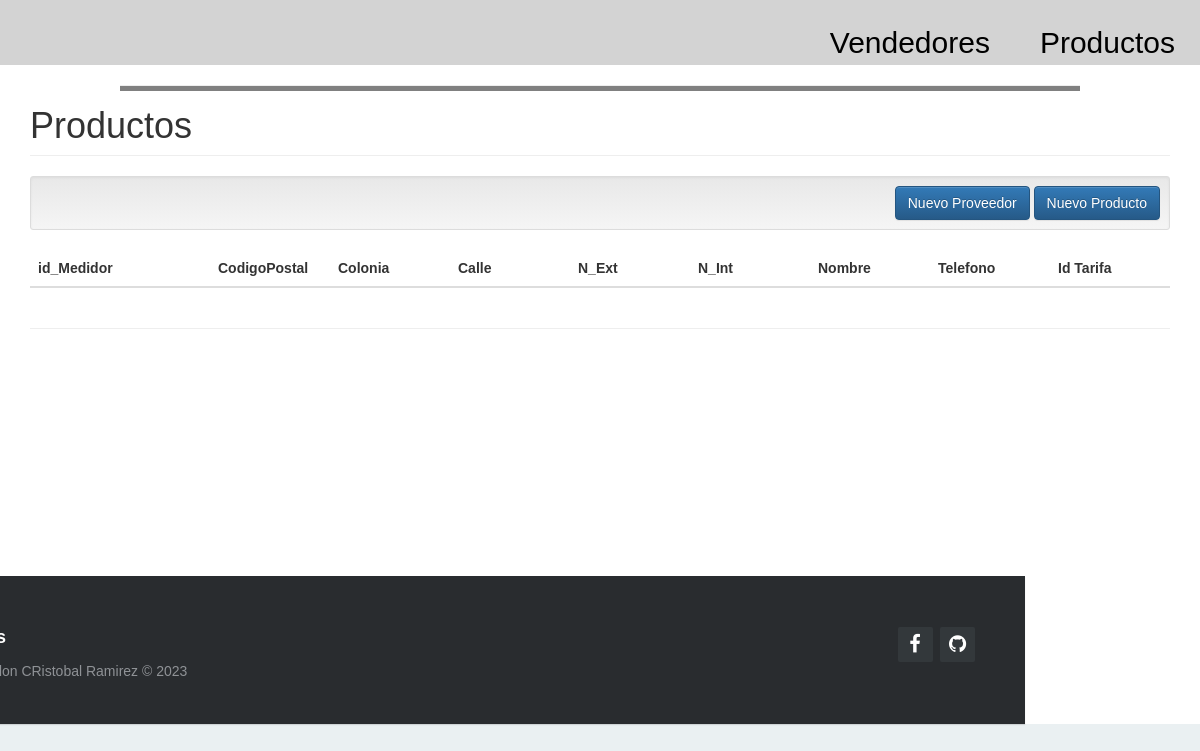
Before: /index.php?c=producto with the older database file.
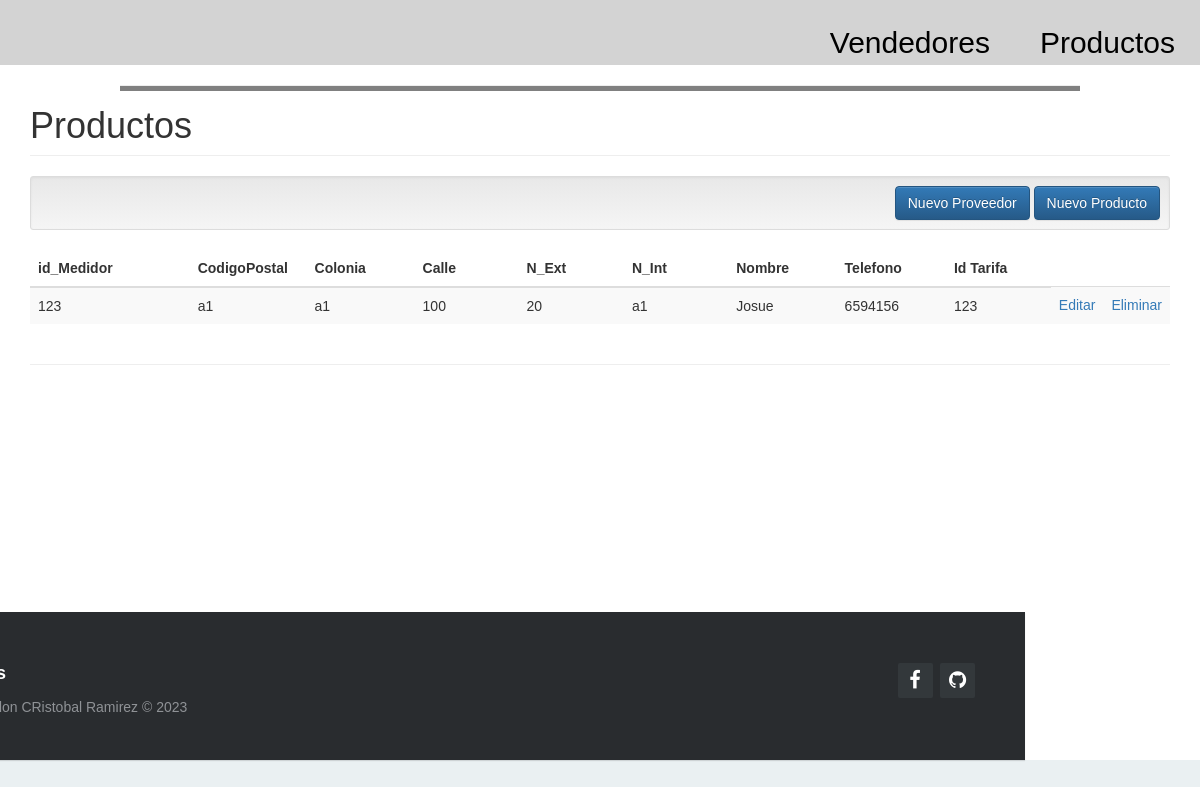
After: the same page with the newer database file.
### tables this page shows
CREATE TABLE `productos` (
  `id_Medidor` int(11) NOT NULL,
  `CodigoPostal` varchar(50) NOT NULL,
  `Colonia` varchar(100) NOT NULL,
  `Calle` varchar(100) NOT NULL,
  `N_Ext` int(11) NOT NULL,
  `N_Int` varchar(500) NOT NULL,
  `Nombre` varchar(100) NOT NULL,
  `Telefono` varchar(200) NOT NULL,
  `id_Vendedor` int(11) NOT NULL
);

### Controller/producto.controller.php (called while the page is built, shortened)
<?php
require_once 'model/producto.php';
class ProductoController{
    public function __CONSTRUCT(){
        $this->model = new Productos();
    }
    public function Index(){
        require_once 'view/header.php';
        require_once 'view/producto/producto.php';
        require_once 'view/footer.php';
    }
}

### Model/database.php (called while the page is built)
<?php
class Database
{
    public static function Conectar()
    {
        $pdo = new PDO('mysql:host=localhost;dbname=bd_sabritas;charset=utf8', 'root', '');
        $pdo->setAttribute(PDO::ATTR_ERRMODE, PDO::ERRMODE_EXCEPTION);
        return $pdo;
    }
}

### Model/producto.php (called while the page is built, shortened)
<?php
class Productos
{
	private $pdo;
	public function __CONSTRUCT()
	{
		try
		{
			$this->pdo = Database::Conectar();
		}
		catch(Exception $e)
		{
			die($e->getMessage());
		}
	}
	public function Listar()
	{
		try
		{
			$stm = $this->pdo->prepare("SELECT * FROM Productos");
			$stm->execute();
			return $stm->fetchAll(PDO::FETCH_OBJ);
		}
		catch(Exception $e)
		{
			die($e->getMessage());
		}
	}
}

### View/producto/producto.php (the view)
<h1 class="page-header">Productos </h1>
<div class="well well-sm text-right">
    <a class="btn btn-primary" href="?c=Vendedores&a=Nuevo">Nuevo Proveedor</a>
    <a class="btn btn-primary" href="?c=producto&a=Nuevo">Nuevo Producto</a>
</div>
<table class="table table-striped">
    <thead>
        <tr>
            <th style="width:180px;">id_Medidor</th>
            <th style="width:120px;">CodigoPostal</th>
            <th style="width:120px;">Colonia</th>
            <th style="width:120px;">Calle</th>
            <th style="width:120px;">N_Ext</th>
            <th style="width:120px;">N_Int</th>
            <th style="width:120px;">Nombre</th>
            <th style="width:120px;">Telefono</th>
            <th style="width:120px;">Id Tarifa</th>
        </tr>
    </thead>
    <tbody>
    <?php foreach($this->model->Listar() as $r): ?>
        <tr>
            <td><?php echo $r->id_Medidor; ?></td>
            <td><?php echo $r->CodigoPostal; ?></td>
            <td><?php echo $r->Colonia; ?></td>
            <td><?php echo $r->Calle; ?></td>
            <td><?php echo $r->N_Ext; ?></td>
            <td><?php echo $r->N_Int; ?></td>
            <td><?php echo $r->Nombre; ?></td>
            <td><?php echo $r->Telefono; ?></td>
            <td><?php echo $r->id_Vendedor; ?></td>
            <td>
                <a href="?c=producto&a=Crud&id_Medidor=<?php echo $r->id_Medidor; ?>">Editar</a>
            </td>
            <td>
                <a onclick="javascript:return confirm('¿Seguro de eliminar este registro?');" href="?c=producto&a=Eliminar&id_Medidor=<?php echo $r->id_Medidor; ?>">Eliminar</a>
            </td>
        </tr>
    <?php endforeach; ?>
    </tbody>
</table>

### index.php (shortened to what this page needs)
<?php
  require_once 'model/database.php';
  $controller = 'Vendedores';
  if(!isset($_REQUEST['c']))
  {
    require_once "controller/$controller.controller.php";
    $controller = ucwords($controller) . 'Controller';
    $controller = new $controller;
    $controller->Index();
  }
  else
  {
    $accion = isset($_REQUEST['a']) ? $_REQUEST['a'] : 'Index';
    $controller = new $controller;
    call_user_func( array( $controller, $accion ) );
  }

### View/header.php (shortened to what this page needs)
<!DOCTYPE html>
<html lang="es">
	<head>
        <link rel="stylesheet" href="assets/css/bootstrap.min.css" />
        <link rel="stylesheet" href="assets/css/bootstrap-theme.min.css" />
        <link rel="stylesheet" href="assets/js/jquery-ui/jquery-ui.min.css" />
        <link rel="stylesheet" href="assets/css/style.css" />
        <link rel="stylesheet" href="assets/css/demo.css">
	      <link rel="stylesheet" href="assets/css/footer-distributed.css">
				<link rel="stylesheet" href="http://maxcdn.bootstrapcdn.com/font-awesome/4.2.0/css/font-awesome.min.css">
	</head>
    <body>
    <header>
        <nav>
            <a href="index.php">Vendedores</a>
            <a href="index.php?c=producto">Productos</a>
        </nav>
        <center>
        <hr style="width: 80%; height:5px;  background-color: gray;">
        </center>
    </header>
    <br>
    <div class="container">

### View/footer.php (shortened to what this page needs)
            <div class="row">
                <div class="col-xs-12">
                    <hr />
                    <br><br><br><br><br><br><br>
                    <footer class="footer-distributed">
			                <div class="footer-right">
				                <a target="_blank" href="https://www.facebook.com/profile.php?id=100053344171268&mibextid=LQQJ4d"><i class="fa fa-facebook"></i></a>
				                <a target="_blank" href="https://github.com/rbaena"><i class="fa fa-github"></i></a>
  			              </div>
			                <div class="footer-left">
				                <p class="footer-links">
					                <a href="index.php">Sabritas</a>
				                </p>
				                <p>Luis Brandon CRistobal Ramirez &copy; 2023</p>
			                </div>
		                </footer>
                </div>
            </div>
        </div>
    </body>
</html>

### assets/css/demo.css (style rules this page uses)
* { padding:0; margin:0; }
html { background-color: #eaf0f2; }
body { font:14px/1.5 Arial, Helvetica, sans-serif; }
footer { position: fixed; bottom: 0; }
@media (max-height:800px) { footer { position: static; } }
@media (max-height:800px) { header { padding-top:40px; } }

### assets/css/footer-distributed.css (style rules this page uses)
.footer-distributed { background-color: #292c2f; box-shadow: 0 1px 1px 0 rgba(0, 0, 0, 0.12); box-sizing: border-box; width: 100%; text-align: left; font: normal 16px sans-serif; padding: 45px 50px; margin-top: 80px; }
.footer-distributed .footer-left p { color: #8f9296; font-size: 14px; margin: 0; }
.footer-distributed p.footer-links { font-size:18px; font-weight: bold; color: #ffffff; margin: 0 0 10px; padding: 0; }
.footer-distributed p.footer-links a { display:inline-block; line-height: 1.8; text-decoration: none; color: inherit; }
.footer-distributed .footer-right { float: right; margin-top: 6px; max-width: 180px; }
.footer-distributed .footer-right a { display: inline-block; width: 35px; height: 35px; background-color: #33383b; border-radius: 2px; font-size: 20px; color: #ffffff; text-align: center; line-height: 35px; margin-left: 3px; }

### View/header.php (style rules this page uses)
:root { --principal: lightgray; --secundario: #3D8361; --tercero: #061b17; --cuarto: #375a54; --quinto: #EEF2E6; }
header { height: 20px; background-color: var(--principal); color: white; padding-top: 35px; margin-bottom: 10px ; }
nav { height: 30px; width: auto; background-color: var(--principal) ; display: flex; flex-direction:row; justify-content: flex-end; align-items: center; }
nav a { margin-bottom: 15px; font-family:'Franklin Gothic Medium', 'Arial Narrow', Arial, sans-serif; font-size: 30px; color: black; text-decoration:none; padding: 25px; }

### View/footer.php (style rules this page uses)
footer { margin-left: -145px; }

Changed rows visible on the page:
added productos: id_Medidor "123", CodigoPostal "a1", Colonia "a1", Calle "100", N_Ext "20", N_Int "a1", Nombre "Josue", Telefono "6594156", id_Vendedor "123"
